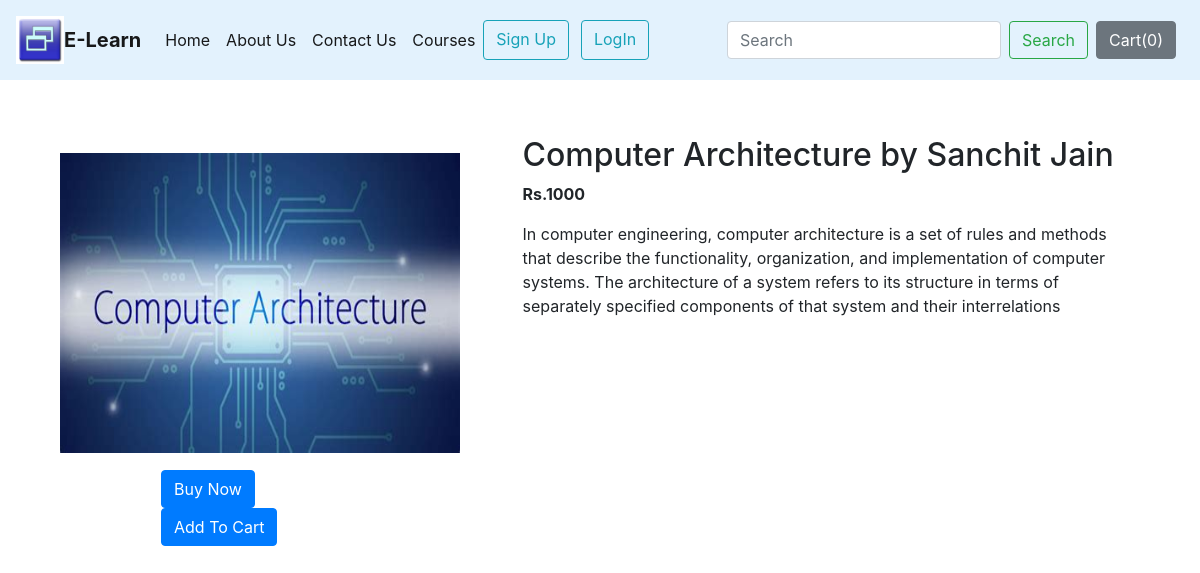
/webb/products/15, run on the app's committed database.
### webb/models.py (models this page shows, shortened)
class Product(models.Model):
    product_id=models.AutoField
    product_name=models.CharField(max_length=50)
    category= models.CharField(max_length=50, default="")
    price=models.IntegerField(default=0)
    desc=models.CharField(max_length=300)
    pub_date=models.DateField()
    image= models.ImageField(upload_to="webb/images",default="")

### webb/views.py (the view)
# urls.py: path("products/<int:myid>", views.productView, name="ProductView"),
def productView(request, myid):
    product = Product.objects.filter(id=myid)
    return render(request, 'prodView.html', {'product':product[0]})

### webb/templates/prodView.html (shortened to what this page needs)
{% extends 'basic.html' %}
{% load static %}
{% block body %}
<div class="container">
    <div class="row  mx-auto">
    <div class="col-md-4">
    <div class="row py-0 ml-0">
        <img src="/media/{{product.image}}" width="400px" height="300px">
    </div>
        <div class="row">
                    <a class="btn btn-primary mx-3" href="{% url 'payment' %}" role="button">Buy Now</a>
                    <a class="btn btn-primary mx-3" href="{% url 'payment' %}" role="button">Add To Cart</a>
        </div>
    </div>
    <div class="col-md-7 ml-6">
        <h2>{{product.product_name}}</h2>
        <p><b>Rs.{{product.price}} </b></p>
        <p>{{product.desc}}</p>
    </div>
    </div>
</div>
{% endblock %}

### static/CSS/style.css (style rules this page uses)
* { margin: 0; padding: 0; }
.row { margin-top: 5%; display: flex; justify-content: space-between; margin-left: 25%; }

### data on the page
Product: image (picture), product_name "Computer Architecture by Sanchit Jain", price "1000", desc "In computer engineering, computer architecture is a set of rules and methods that describe the functionality, organization, and implementation of computer systems. The architecture of a system refers to its structure in terms of separately specified components of that system and their interrelations"
